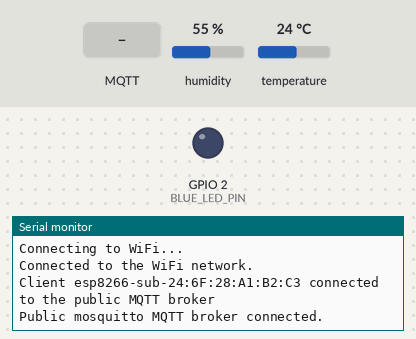
This sketch was run on a simulated ESP8266 (NodeMCU). Parts: output pins drawn as LEDs (lit = HIGH), the last lines printed to the serial monitor. Inputs (shaded band) come from the test bench; at power-on: humidity 55 %, temperature 24 °C. WiFi joins after 1.5 s; servers stay silent unless stated; no MQTT or app messages arrive unless stated.

Above: at 2.7 s.
2.8 s: MQTT message "1" arrives on the first subscribed topic
At 3.5 s:
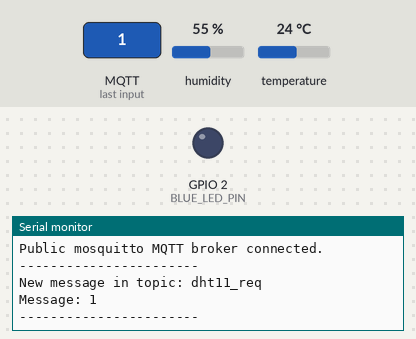
4.3 s: MQTT message "on" arrives on the first subscribed topic
At 5.5 s:
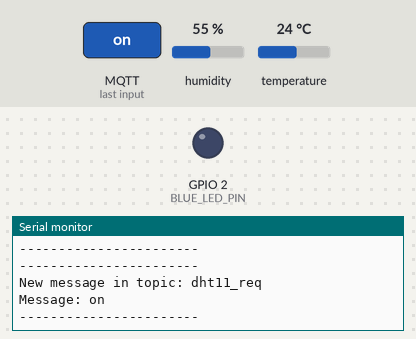
5.8 s: MQTT message "off" arrives on the first subscribed topic
At 7.0 s:
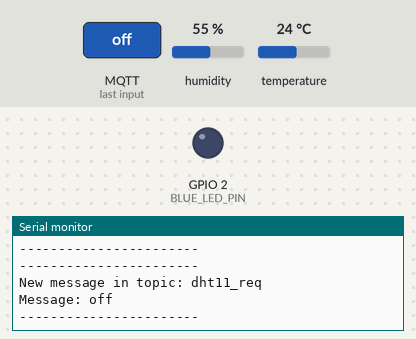

The sketch:

esp8266_sub.ino
```cpp
#include <ESP8266WiFi.h>
#include <PubSubClient.h>
#include <Adafruit_Sensor.h>
#include <DHT.h>

#define BLUE_LED_PIN 2
#define DHTPIN 5
#define DHTTYPE DHT11
#define MSG_MAX_SIZE 40

// WiFi
const char *ssid = "";
const char *password = "";

// MQTT Broker
const char *mqtt_broker = "";
const char *topic_req = "dht11_req";
const char *topic_rsp = "dht11_rsp";
const char *mqtt_username = "esp_1";
const char *mqtt_password = "public";
const int mqtt_port = 1883;

DHT dht(DHTPIN, DHTTYPE);
WiFiClient espClient;
PubSubClient client(espClient);

// temperature and humidity
struct DHT_info
{
  float t = 0.0;
  float h = 0.0;
};
DHT_info dht_i;
// last time DHT was updated
unsigned long prev_time_ms = 0;
// DHT update interval (10s)
const long update_interval = 10000;

char msg[MSG_MAX_SIZE];

void setup()
{
  // Initialise the BLUE_LED_PIN as an output
  pinMode(BLUE_LED_PIN, OUTPUT);
  // Set baudrate to 115200;
  Serial.begin(115200);
  // Connect to a WiFi network
  WiFi.begin(ssid, password);
  while (WiFi.status() != WL_CONNECTED)
  {
      delay(500);
      Serial.println("Connecting to WiFi...");
  }
  Serial.println("Connected to the WiFi network.");
  // Connect to a MQTT broker
  client.setServer(mqtt_broker, mqtt_port);
  client.setCallback(callback);
  while (!client.connected())
  {
      String client_id = "esp8266-sub-";
      client_id += String(WiFi.macAddress());
      Serial.printf("Client %s connected to the public MQTT broker\n", client_id.c_str());
      if (client.connect(client_id.c_str(), mqtt_username, mqtt_password))
      {
          Serial.println("Public mosquitto MQTT broker connected.");
      }
      else
      {
          Serial.print("Error: client state ");
          Serial.print(client.state());
          delay(2000);
      }
  }
  // subscribe the topic
  client.subscribe(topic_req);
  // Initialise DHT
  dht.begin();
}

void callback(char *topic, byte *payload, unsigned int length)
{
  Serial.println("-----------------------");
  Serial.print("New message in topic: ");
  Serial.println(topic);
  Serial.print("Message: ");
  for (int i = 0; i < length; i++)
  {
      Serial.print((char) payload[i]);
  }
  Serial.println();
  Serial.println("-----------------------");

  // Send response
  snprintf(msg, MSG_MAX_SIZE, "temperature = %2.2f, humidity = %2.2f", dht_i.t, dht_i.h);
  client.publish(topic_rsp, msg);
}

void loop()
{
  unsigned long current_time_ms = millis();
  if (current_time_ms - prev_time_ms >= update_interval)
  {
    prev_time_ms = current_time_ms;
    float latest_t = dht.readTemperature();
    if (isnan(latest_t))
    {
      Serial.println("Temperature read failed.");
    }
    else
    {
      dht_i.t = latest_t;
    }
    float latest_h = dht.readHumidity();
    if (isnan(latest_h))
    {
      Serial.println("Humidity read failed.");
    }
    else
    {
      dht_i.h = latest_h;
    }
  }

  client.loop();
}
```

Measured:
- after the input at 2.8 s, the serial monitor: prints a new line at once (image 1)
- after the input at 4.3 s, the serial monitor: prints a new line at once (image 2)
- after the input at 5.8 s, the serial monitor: prints a new line at once (image 3)
